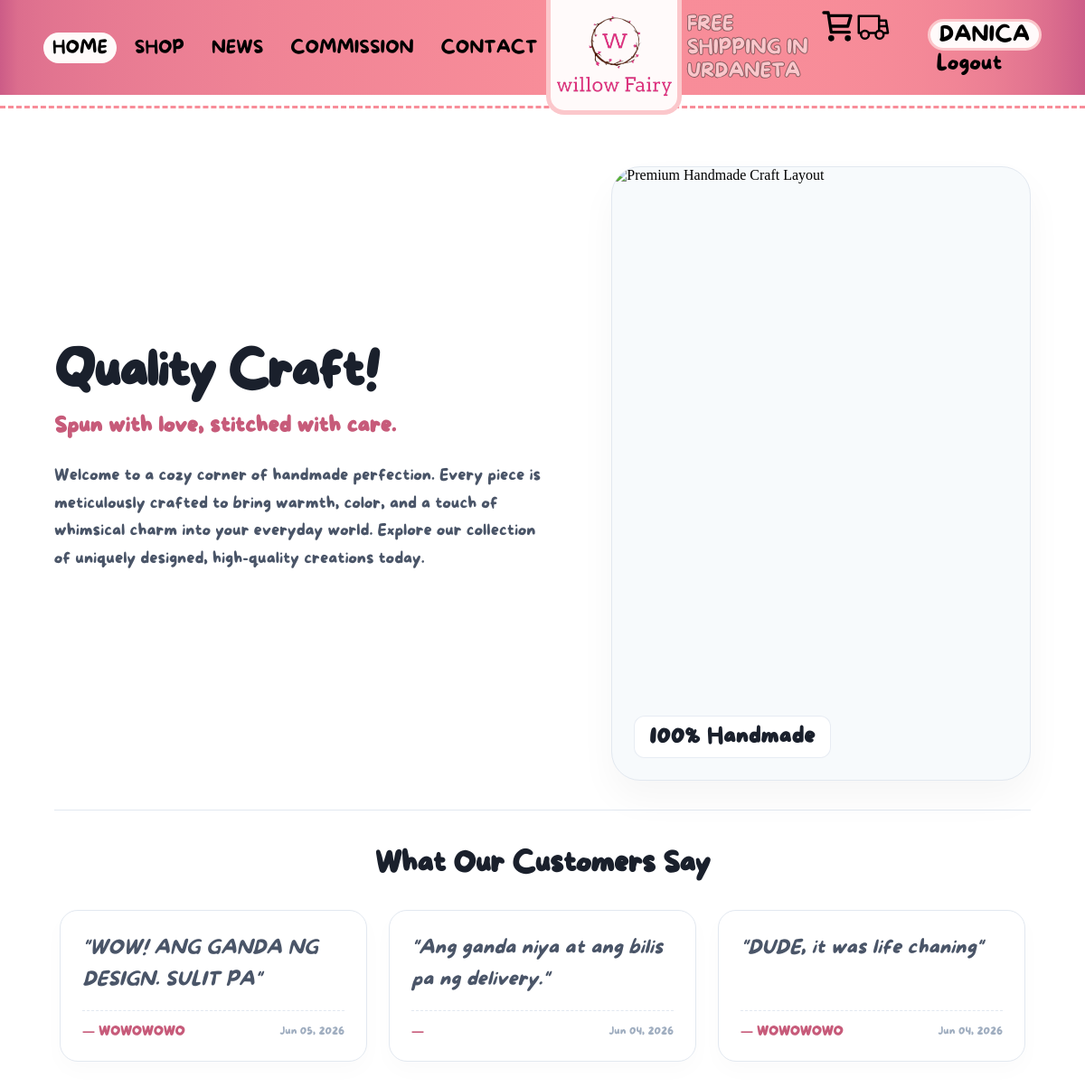
Page / (signed in) on the committed database.
### dashboard/models.py (models this page shows, shortened)
class Review(models.Model):
    id = models.AutoField(primary_key=True)
    customer = models.ForeignKey(Customer, on_delete=models.CASCADE, related_name='reviews')
    order = models.ForeignKey('Order', on_delete=models.CASCADE, related_name='order_reviews', null=True, blank=True)
    content = models.TextField(max_length=1000)
    date_created = models.DateTimeField(auto_now_add=True)
    class Meta:
        ordering = ['-date_created']

class Customer(models.Model):
    user = models.OneToOneField(User, on_delete=models.CASCADE, null=True)
    date_created = models.DateTimeField(auto_now_add=True)
    name = models.CharField(max_length=100)
    email = models.EmailField(default='placeholder@example.com')
    phone_number = models.CharField(max_length=20, default="09876543210")

### main/views.py (the view)
# urls.py: path('', views.index, name='index'),
def index(request):
    random_reviews = Review.objects.all().order_by('?')[:3]
    context = {
        'random_reviews': random_reviews,
    }
    return render(request, 'main/index.html', context)

### main/templates/main/index.html (shortened to what this page needs)
{% extends 'main/base_main.html' %}
{% block content %}
    <div class="home-margin">
        <div class="home-left-box">
            <h1 class="home-title">Quality Craft!</h1>
            <h3 class="home-sub-title">Spun with love, stitched with care.</h3>
            <p class="home-description">
                Welcome to a cozy corner of handmade perfection. Every piece is meticulously crafted to bring warmth, color, and a touch of whimsical charm into your everyday world. Explore our collection of uniquely designed, high-quality creations today.
            </p>
        </div>
        <div class="home-right-box">
            <div class="home-image-card">
                <img src="/static/images/landing-home.png" alt="Premium Handmade Craft Layout" class="home-hero-image">
                <div class="home-image-decorative-badge">100% Handmade</div>
            </div>
        </div>
    </div>
    {% if random_reviews %}
    <div class="home-reviews-section">
        <h2 class="reviews-section-title">What Our Customers Say</h2>
        <div class="reviews-grid-layout">
            {% for review in random_reviews %}
            <div class="homepage-review-card">
                <p class="review-card-text">"{{ review.content }}"</p>
                <div class="review-card-footer">
                    <span class="review-card-author">— {{ review.customer.name }}</span>
                    <span class="review-card-date">{{ review.date_created|date:"M d, Y" }}</span>
                </div>
            </div>
            {% endfor %}
        </div>
    </div>
    {% endif %}
{% endblock %}

### templates/public_base.html (shortened to what this page needs)
{% extends 'base.html' %}
{% load static %}
{% block header %}
    <div class="public-header">
        <div class="nav-margin-container">
            <nav class="main-nav">
                <div class="nav-link-list">
                    <ul class="nav-links">
                        {% block nav-links %}
                        {% endblock nav-links %}
                    </ul>
                </div>
                <div class="logo-container">
                    <a href="/" class="logo-link">
                        <img src="{% static 'images/logo.png' %}" alt="Willow Fairy Logo" class="main-logo">
                    </a>
                </div>
                <div class="secondary-nav">
                    <div class="product-action-container">
                        <h2 class="free-shipping">FREE SHIPPING IN URDANETA</h2>
                        <a href="{% url 'accounts:view_cart' %}">
                        <button type="button" class="icon" aria-label="Shoping Cart">
                            <img src="{% static 'images/cart-symbol.svg' %}" class="icon-svg">
                        </button>
                        </a>
                        <a href="{% url 'accounts:view_order' %}">
                        <button type="button" class="icon" aria-label="Shoping Cart">
                            <img src="{% static 'images/van-symbol.svg' %}" class="icon-svg">
                        </button>
                        </a>
                    </div>
                    <div class="log-in-section">
                        {% if user.is_authenticated %}
                            <div class="login-container active"><p class="login">{{user.username}}</p></div>
                            <div class="login-container"><a class="login" href="{% url 'accounts:logout' %}"> Logout</a></div>
                        {% else %}
                            <a class="login" href="{% url 'accounts:login' %}">Log In</a>
                        {% endif %}
                    </div>
                </div>
            </nav>
        </div>
    </div>
{% endblock header %}

### static/variable.css (style rules this page uses)
* { margin: 0; padding: 0; box-sizing: border-box; }
:root { --primary-color:#F88D99; --secondary-color: #CC5C87; --accent-color:#fbc7cb; --contrast-color: #fffafa; --text-color: #000000; --shadow-text-color: #00000070; --font-family: "MoreSugar"; --font-family-sub: "Segoe UI"; }

### static/nav/public-header.css (style rules this page uses)
.public-header { display: flex; justify-content: space-between; align-items: center; height: 15vh; width: 100vw; position: sticky; top: 0; z-index: 1000; border-bottom: 3px dashed var(--primary-color); padding-bottom: 1%; overflow: visible; }
.nav-margin-container { height: 100%; width: 100%; background: linear-gradient(to right, var(--secondary-color), 5%, var(--primary-color), 95%, var(--secondary-color) ); padding: 0 4%; }
.main-nav { height: 100%; width: 100%; display: flex; justify-content: space-between; align-items: center; }
.nav-link-list { flex: 1; }
.nav-links { list-style: none; display: flex; justify-content: flex-start; gap: 10px; }
.secondary-nav { flex: 1; display: flex; height: 100%; width: 300px; justify-content: space-around; align-items: center; gap: 10%; }
.product-action-container { display: flex; }
.icon { width: 40px; height: 40px; background: transparent; cursor: pointer; display: flex; align-items: center; overflow: hidden; border: none; }
.icon-svg { height: 100%; width: 100%; object-fit: contain; display: block; }
.free-shipping { font-family: var(--font-family); font-size: 22px; margin: 5px; color: var(--accent-color); -webkit-text-stroke: 1px var(--shadow-text-color) }

### static/nav/logo-nav.css (style rules this page uses)
.main-logo { position: absolute; height: auto; width: 100%; min-width: 100%; display: block; background-color: var(--contrast-color); border: 5px solid var(--accent-color); border-top: none; border-radius: 0px 0px 20px 20px; }
.logo-link { min-width: 100%; }
.logo-container { position: relative; width: 150px; min-width: 150px; height: 100%; }

### static/account/login_prompt.css (style rules this page uses)
.login-container { border-radius: 20px; padding: 0px 10px; }
.login-container.active { border: 3px solid var(--accent-color); background-color: var(--contrast-color); }
.login { font-family: 'MoreSugar'; text-decoration: none; color: black; font-weight: 500; font-size: 24px; }

### static/contact/contact.css (style rules this page uses)
.icon-svg { width: 100%; height: 100%; object-fit: contain; }

### rows in the picture
Review: content "WOW! ANG GANDA NG DESIGN. SULIT PA", customer.name "WOWOWOWO", date_created "Jun 05, 2026"
Review: content "Ang ganda niya at ang bilis pa ng delivery.", date_created "Jun 04, 2026"
Review: content "DUDE, it was life chaning", customer.name "WOWOWOWO", date_created "Jun 04, 2026"

### other values in the picture
{{ user.username }} "DANICA"
